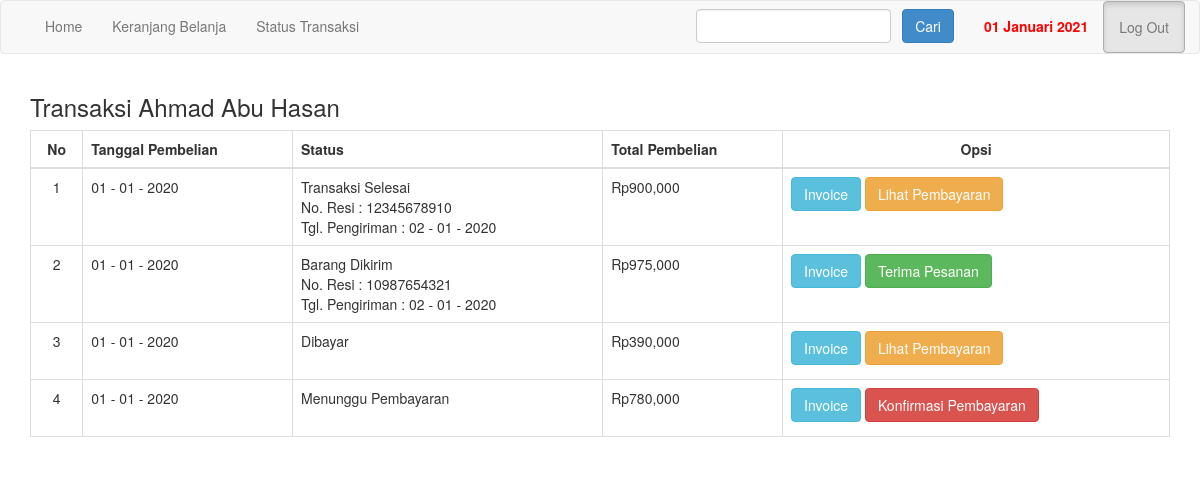
The app's page /riwayat.php (signed in) with its own data.
### tables this page shows
CREATE TABLE `pembelian` (
  `id_pembelian` int(11) NOT NULL,
  `id_pelanggan` int(11) NOT NULL,
  `id_ongkir` int(11) NOT NULL,
  `tanggal_pembelian` date NOT NULL,
  `total_pembelian` int(11) NOT NULL,
  `nama_kota` varchar(100) NOT NULL,
  `tarif` int(11) NOT NULL,
  `alamat_pengiriman` text NOT NULL,
  `status_pembelian` varchar(100) NOT NULL DEFAULT 'Menunggu Pembayaran',
  `resi_pengiriman` varchar(50) NOT NULL,
  `tgl_pengiriman` date DEFAULT NULL
);

### riwayat.php (the view, shortened to what this page needs)
<?php
include 'koneksi.php';
?>
<!DOCTYPE html>
<html>
<head>
	<link rel="stylesheet" type="text/css" href="admin/assets/css/bootstrap.css">
	<link rel="stylesheet" type="text/css" href="popup1.css">
</head>
<body>
<?php include 'navbar.php'; ?>
<section class="riwayat">
	<div class="container">
		<h3>Transaksi <?php echo $_SESSION["pelanggan"]["nama_pelanggan"] ?></h3>
		<table class="table table-bordered">
			<thead>
				<tr>
					<th style="text-align: center;">No</th>
					<th>Tanggal Pembelian</th>
					<th>Status</th>
					<th>Total Pembelian</th>
					<th style="text-align: center;">Opsi</th>
				</tr>
			</thead>
			<tbody>
				<?php
$nomor = 1;
$id_pelanggan = $_SESSION["pelanggan"]["id_pelanggan"];
$ambil = $koneksi->query("SELECT * FROM pembelian WHERE id_pelanggan='$id_pelanggan'");
while ($pecah = $ambil->fetch_assoc())
{
?>
				<tr>
					<td style="text-align: center;"><?php echo $nomor; ?></td>
					<td><?php $source = $pecah["tanggal_pembelian"];
    $date = new DateTime($source);
    echo $date->format('d - m - Y'); ?>
					</td>
					<td><?php echo $pecah["status_pembelian"]; ?>
						<br>
						<?php if (!empty($pecah["resi_pengiriman"])): ?>
						No. Resi : <?php echo $pecah["resi_pengiriman"]; ?>
						<?php
    endif ?>
						<br>
						<?php $source = $pecah["tgl_pengiriman"];
    $date = new DateTime($source);
    if (!empty($pecah["tgl_pengiriman"])): ?>
				              Tgl. Pengiriman : <?php echo $date->format('d - m - Y');
    endif
?>
					</td>
					<td>Rp<?php echo number_format($pecah["total_pembelian"]); ?></td>
					<td>
						<a href="nota.php?id=<?php echo $pecah["id_pembelian"]; ?>" class="btn btn-info">Invoice</a>
						<?php if ($pecah['status_pembelian'] == "Menunggu Pembayaran")
    { ?>
							<a href="pembayaran.php?id=<?php echo $pecah["id_pembelian"]; ?>" class="btn btn-danger">Konfirmasi Pembayaran</a>
						<?php
    }
    elseif ($pecah['status_pembelian'] == "Dibayar" or $pecah['status_pembelian'] == "Transaksi Selesai")
    { ?>
							<a href="lihat_pembayaran.php?id=<?php echo $pecah["id_pembelian"]; ?>" class="btn btn-warning">Lihat Pembayaran</a>
						<?php
    }
    else
    { ?>
							<a href="terima_pesanan.php?id=<?php echo $pecah["id_pembelian"]; ?>" class="btn btn-success">Terima Pesanan</a>
						<?php
    } ?>
					</td>
				</tr>
				<?php $nomor++; ?>
				<?php
} ?>
			</tbody>
		</table>
	</div>
</section>
</body>
</html>

### records on screen
pembelian: tanggal_pembelian "01 - 01 - 2020", status_pembelian "Transaksi Selesai", resi_pengiriman "12345678910", tgl_pengiriman "02 - 01 - 2020", total_pembelian "900,000"
pembelian: tanggal_pembelian "01 - 01 - 2020", status_pembelian "Barang Dikirim", resi_pengiriman "10987654321", tgl_pengiriman "02 - 01 - 2020", total_pembelian "975,000"
pembelian: tanggal_pembelian "01 - 01 - 2020", status_pembelian "Dibayar", total_pembelian "390,000"
pembelian: tanggal_pembelian "01 - 01 - 2020", status_pembelian "Menunggu Pembayaran", total_pembelian "780,000"

### other values on screen
sekarang() "01 Januari 2021"
$_SESSION["pelanggan"]["nama_pelanggan"] "Ahmad Abu Hasan"
